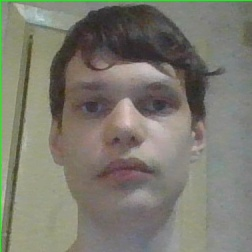
#> input picture images/dima/resised/0.jpg, 252 x 252 px, found by its file name; its folder holds only this picture in this run
$ python face_registration.py
#> lines starting #> are read from the running program, lines starting #| are printed output that depends on the picture
import cv2 as cv
import numpy as np
import matplotlib.pyplot as plt
import pickle
import image_registration as reg

""" Регистрация изображений
"""

data = []
file_names = []
path_txt = "C:/My folder/Projects/ComputerVision/txt/"
path_img = "C:/My folder/Projects/ComputerVision/images/dima/resised/"

def read_data():
    """ Чтение координат на точках и имен файлов.
    Точки ставятся с помощью файла select_points.py
    """
    with open(path_txt + "dima_points.pkl", "rb") as f:
#> (reads txt/dima_points.pkl from the repository)
        global data
        data = pickle.load(f)

    global file_names
    with open(path_txt + "dima_points_order.txt", "r") as f:
#> (reads txt/dima_points_order.txt from the repository)
        file_names = f.readlines()

    file_names = [s[:-1] for s in file_names]  # удалить '\n' из конца строк

def show_points(index):
    """ Показать точки на изображении
    """
#> called with index = 0

    img = cv.imread(path_img + file_names[index])
#> img is the input picture: shape (252, 252, 3); mean B, G, R 111, 122.1, 123.9
    plt.figure()
    plt.imshow(img)

    plt.scatter(data[index][0][0], data[index][0][1], c='r')
    plt.scatter(data[index][1][0], data[index][1][1], c='g')
    plt.scatter(data[index][2][0], data[index][2][1], c='b')

    plt.show()
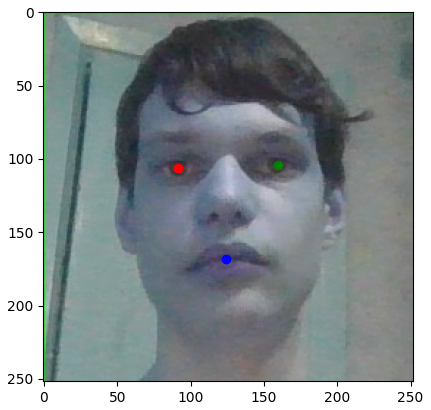
#> figure drawn by matplotlib, 1 panel; B, G, R data is drawn as R, G, B

read_data()
#reg.rigid_alignment(data, file_names, path_img)

print(data)
print(file_names)

show_points(0)
